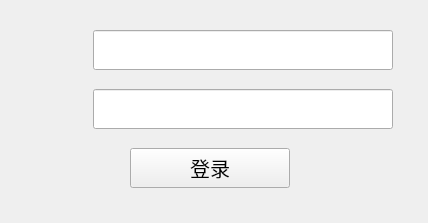
<?xml version="1.0" encoding="UTF-8"?>
<ui version="4.0">
 <class>login1</class>
 <widget class="QWidget" name="login1">
  <property name="geometry">
   <rect>
    <x>0</x>
    <y>0</y>
    <width>428</width>
    <height>223</height>
   </rect>
  </property>
  <property name="windowTitle">
   <string>配网设备数据采集系统-登录界面</string>
  </property>
  <widget class="QWidget" name="">
   <property name="geometry">
    <rect>
     <x>0</x>
     <y>0</y>
     <width>420</width>
     <height>218</height>
    </rect>
   </property>
   <layout class="QGridLayout" name="gridLayout">
    <item row="0" column="1">
     <spacer name="verticalSpacer_3">
      <property name="orientation">
       <enum>Qt::Vertical</enum>
      </property>
      <property name="sizeHint" stdset="0">
       <size>
        <width>20</width>
        <height>13</height>
       </size>
      </property>
     </spacer>
    </item>
    <item row="1" column="0">
     <spacer name="horizontalSpacer_3">
      <property name="orientation">
       <enum>Qt::Horizontal</enum>
      </property>
      <property name="sizeHint" stdset="0">
       <size>
        <width>13</width>
        <height>20</height>
       </size>
      </property>
     </spacer>
    </item>
    <item row="1" column="1" colspan="2">
     <layout class="QVBoxLayout" name="verticalLayout">
      <item>
       <layout class="QHBoxLayout" name="horizontalLayout_3">
        <item>
         <widget class="QLabel" name="userlogo">
          <property name="minimumSize">
           <size>
            <width>40</width>
            <height>40</height>
           </size>
          </property>
          <property name="maximumSize">
           <size>
            <width>40</width>
            <height>40</height>
           </size>
          </property>
          <property name="styleSheet">
           <string notr="true">border-image: url(:/user.png);</string>
          </property>
          <property name="text">
           <string/>
          </property>
         </widget>
        </item>
        <item>
         <spacer name="horizontalSpacer">
          <property name="orientation">
           <enum>Qt::Horizontal</enum>
          </property>
          <property name="sizeHint" stdset="0">
           <size>
            <width>20</width>
            <height>20</height>
           </size>
          </property>
         </spacer>
        </item>
        <item>
         <widget class="QLineEdit" name="userEdit">
          <property name="minimumSize">
           <size>
            <width>300</width>
            <height>40</height>
           </size>
          </property>
         </widget>
        </item>
       </layout>
      </item>
      <item>
       <spacer name="verticalSpacer">
        <property name="orientation">
         <enum>Qt::Vertical</enum>
        </property>
        <property name="sizeHint" stdset="0">
         <size>
          <width>20</width>
          <height>13</height>
         </size>
        </property>
       </spacer>
      </item>
      <item>
       <layout class="QHBoxLayout" name="horizontalLayout_2">
        <item>
         <widget class="QLabel" name="passwordlogo">
          <property name="minimumSize">
           <size>
            <width>40</width>
            <height>40</height>
           </size>
          </property>
          <property name="maximumSize">
           <size>
            <width>40</width>
            <height>40</height>
           </size>
          </property>
          <property name="styleSheet">
           <string notr="true">border-image: url(:/password.png);</string>
          </property>
          <property name="text">
           <string/>
          </property>
         </widget>
        </item>
        <item>
         <spacer name="horizontalSpacer_2">
          <property name="orientation">
           <enum>Qt::Horizontal</enum>
          </property>
          <property name="sizeHint" stdset="0">
           <size>
            <width>20</width>
            <height>20</height>
           </size>
          </property>
         </spacer>
        </item>
        <item>
         <widget class="QLineEdit" name="passwordEdit">
          <property name="minimumSize">
           <size>
            <width>300</width>
            <height>40</height>
           </size>
          </property>
          <property name="echoMode">
           <enum>QLineEdit::Password</enum>
          </property>
         </widget>
        </item>
       </layout>
      </item>
      <item>
       <spacer name="verticalSpacer_2">
        <property name="orientation">
         <enum>Qt::Vertical</enum>
        </property>
        <property name="sizeHint" stdset="0">
         <size>
          <width>20</width>
          <height>13</height>
         </size>
        </property>
       </spacer>
      </item>
      <item>
       <layout class="QHBoxLayout" name="horizontalLayout">
        <item>
         <spacer name="horizontalSpacer_7">
          <property name="orientation">
           <enum>Qt::Horizontal</enum>
          </property>
          <property name="sizeHint" stdset="0">
           <size>
            <width>48</width>
            <height>20</height>
           </size>
          </property>
         </spacer>
        </item>
        <item>
         <widget class="QPushButton" name="loginButton">
          <property name="minimumSize">
           <size>
            <width>160</width>
            <height>40</height>
           </size>
          </property>
          <property name="maximumSize">
           <size>
            <width>161</width>
            <height>40</height>
           </size>
          </property>
          <property name="font">
           <font>
            <family>Times New Roman</family>
            <pointsize>15</pointsize>
           </font>
          </property>
          <property name="text">
           <string>登录</string>
          </property>
         </widget>
        </item>
        <item>
         <spacer name="horizontalSpacer_4">
          <property name="orientation">
           <enum>Qt::Horizontal</enum>
          </property>
          <property name="sizeHint" stdset="0">
           <size>
            <width>48</width>
            <height>20</height>
           </size>
          </property>
         </spacer>
        </item>
       </layout>
      </item>
     </layout>
    </item>
    <item row="1" column="3">
     <spacer name="horizontalSpacer_5">
      <property name="orientation">
       <enum>Qt::Horizontal</enum>
      </property>
      <property name="sizeHint" stdset="0">
       <size>
        <width>17</width>
        <height>20</height>
       </size>
      </property>
     </spacer>
    </item>
    <item row="2" column="2">
     <spacer name="verticalSpacer_4">
      <property name="orientation">
       <enum>Qt::Vertical</enum>
      </property>
      <property name="sizeHint" stdset="0">
       <size>
        <width>20</width>
        <height>13</height>
       </size>
      </property>
     </spacer>
    </item>
   </layout>
  </widget>
 </widget>
 <resources/>
 <connections/>
</ui>
